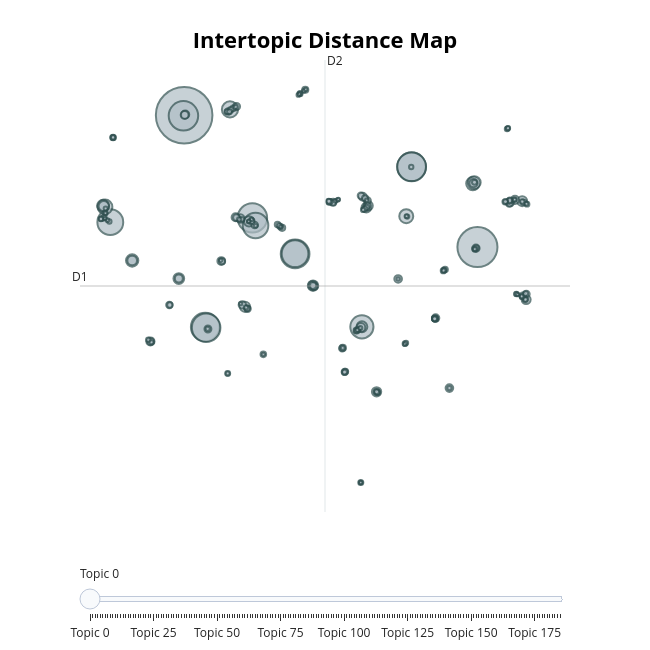

The cell this chart's notebook holds for it:
### Code cell
nlp = spacy.load(spacy_model, exclude=['tagger', 'parser', 'ner', 'attribute_ruler', 'lemmatizer'])

topic_model = BERTopic(embedding_model=nlp)
topics, probs = topic_model.fit_transform(messages)

fig = topic_model.visualize_topics()
fig.show()

### Figure 1 — Plotly figure (JSON) as saved in the notebook; plotly's stock layout.template omitted (floating-point values rounded to 4 significant figures; data arrays with more than 128 entries replaced by an {"elided": "..."} marker saying what was removed)
{"data": [{"customdata": {"elided": "186x3 mixed values"}, "hovertemplate": "<b>Topic %{customdata[0]}</b><br>%{customdata[1]}<br>Size: %{customdata[2]}", "legendgroup": "", "marker": {"color": "#B0BEC5", "line": {"color": "DarkSlateGrey", "width": 2}, "size": {"elided": "186 int values"}, "sizemode": "area", "sizeref": 1.78, "symbol": "circle"}, "mode": "markers", "name": "", "orientation": "v", "showlegend": false, "type": "scatter", "x": {"elided": "186 float values"}, "xaxis": "x", "y": {"elided": "186 float values"}, "yaxis": "y"}], "layout": {"annotations": [{"showarrow": false, "text": "D1", "x": -10.49, "y": 0.01573, "yshift": 10}, {"showarrow": false, "text": "D2", "x": 5.525, "xshift": 10, "y": 20.2}], "height": 650, "hoverlabel": {"bgcolor": "white", "font": {"family": "Rockwell", "size": 16}}, "legend": {"itemsizing": "constant", "tracegroupgap": 0}, "margin": {"t": 60}, "shapes": [{"line": {"color": "#CFD8DC", "width": 2}, "type": "line", "x0": 5.525, "x1": 5.525, "y0": -20.17, "y1": 20.2}, {"line": {"color": "#9E9E9E", "width": 2}, "type": "line", "x0": -10.49, "x1": 21.54, "y0": 0.01573, "y1": 0.01573}], "sliders": [{"active": 0, "pad": {"t": 50}, "steps": [{"args": [{"marker.color": {"elided": "1x186 str values"}}], "label": "Topic 0", "method": "update"}, {"args": [{"marker.color": {"elided": "1x186 str values"}}], "label": "Topic 1", "method": "update"}, {"args": [{"marker.color": {"elided": "1x186 str values"}}], "label": "Topic 2", "method": "update"}, {"args": [{"marker.color": {"elided": "1x186 str values"}}], "label": "Topic 3", "method": "update"}, {"args": [{"marker.color": {"elided": "1x186 str values"}}], "label": "Topic 4", "method": "update"}, {"args": [{"marker.color": {"elided": "1x186 str values"}}], "label": "Topic 5", "method": "update"}, {"args": [{"marker.color": {"elided": "1x186 str values"}}], "label": "Topic 6", "method": "update"}, {"args": [{"marker.color": {"elided": "1x186 str values"}}], "label": "Topic 7", "method": "update"}, {"args": [{"marker.color": {"elided": "1x186 str values"}}], "label": "Topic 8", "method": "update"}, {"args": [{"marker.color": {"elided": "1x186 str values"}}], "label": "Topic 9", "method": "update"}, {"args": [{"marker.color": {"elided": "1x186 str values"}}], "label": "Topic 10", "method": "update"}, {"args": [{"marker.color": {"elided": "1x186 str values"}}], "label": "Topic 11", "method": "update"}, {"args": [{"marker.color": {"elided": "1x186 str values"}}], "label": "Topic 12", "method": "update"}, {"args": [{"marker.color": {"elided": "1x186 str values"}}], "label": "Topic 13", "method": "update"}, {"args": [{"marker.color": {"elided": "1x186 str values"}}], "label": "Topic 14", "method": "update"}, {"args": [{"marker.color": {"elided": "1x186 str values"}}], "label": "Topic 15", "method": "update"}, {"args": [{"marker.color": {"elided": "1x186 str values"}}], "label": "Topic 16", "method": "update"}, {"args": [{"marker.color": {"elided": "1x186 str values"}}], "label": "Topic 17", "method": "update"}, {"args": [{"marker.color": {"elided": "1x186 str values"}}], "label": "Topic 18", "method": "update"}, {"args": [{"marker.color": {"elided": "1x186 str values"}}], "label": "Topic 19", "method": "update"}, {"args": [{"marker.color": {"elided": "1x186 str values"}}], "label": "Topic 20", "method": "update"}, {"args": [{"marker.color": {"elided": "1x186 str values"}}], "label": "Topic 21", "method": "update"}, {"args": [{"marker.color": {"elided": "1x186 str values"}}], "label": "Topic 22", "method": "update"}, {"args": [{"marker.color": {"elided": "1x186 str values"}}], "label": "Topic 23", "method": "update"}, {"args": [{"marker.color": {"elided": "1x186 str values"}}], "label": "Topic 24", "method": "update"}, {"args": [{"marker.color": {"elided": "1x186 str values"}}], "label": "Topic 25", "method": "update"}, {"args": [{"marker.color": {"elided": "1x186 str values"}}], "label": "Topic 26", "method": "update"}, {"args": [{"marker.color": {"elided": "1x186 str values"}}], "label": "Topic 27", "method": "update"}, {"args": [{"marker.color": {"elided": "1x186 str values"}}], "label": "Topic 28", "method": "update"}, {"args": [{"marker.color": {"elided": "1x186 str values"}}], "label": "Topic 29", "method": "update"}, {"args": [{"marker.color": {"elided": "1x186 str values"}}], "label": "Topic 30", "method": "update"}, {"args": [{"marker.color": {"elided": "1x186 str values"}}], "label": "Topic 31", "method": "update"}, {"args": [{"marker.color": {"elided": "1x186 str values"}}], "label": "Topic 32", "method": "update"}, {"args": [{"marker.color": {"elided": "1x186 str values"}}], "label": "Topic 33", "method": "update"}, {"args": [{"marker.color": {"elided": "1x186 str values"}}], "label": "Topic 34", "method": "update"}, {"args": [{"marker.color": {"elided": "1x186 str values"}}], "label": "Topic 35", "method": "update"}, {"args": [{"marker.color": {"elided": "1x186 str values"}}], "label": "Topic 36", "method": "update"}, {"args": [{"marker.color": {"elided": "1x186 str values"}}], "label": "Topic 37", "method": "update"}, {"args": [{"marker.color": {"elided": "1x186 str values"}}], "label": "Topic 38", "method": "update"}, {"args": [{"marker.color": {"elided": "1x186 str values"}}], "label": "Topic 39", "method": "update"}, {"args": [{"marker.color": {"elided": "1x186 str values"}}], "label": "Topic 40", "method": "update"}, {"args": [{"marker.color": {"elided": "1x186 str values"}}], "label": "Topic 41", "method": "update"}, {"args": [{"marker.color": {"elided": "1x186 str values"}}], "label": "Topic 42", "method": "update"}, {"args": [{"marker.color": {"elided": "1x186 str values"}}], "label": "Topic 43", "method": "update"}, {"args": [{"marker.color": {"elided": "1x186 str values"}}], "label": "Topic 44", "method": "update"}, {"args": [{"marker.color": {"elided": "1x186 str values"}}], "label": "Topic 45", "method": "update"}, {"args": [{"marker.color": {"elided": "1x186 str values"}}], "label": "Topic 46", "method": "update"}, {"args": [{"marker.color": {"elided": "1x186 str values"}}], "label": "Topic 47", "method": "update"}, {"args": [{"marker.color": {"elided": "1x186 str values"}}], "label": "Topic 48", "method": "update"}, {"args": [{"marker.color": {"elided": "1x186 str values"}}], "label": "Topic 49", "method": "update"}, {"args": [{"marker.color": {"elided": "1x186 str values"}}], "label": "Topic 50", "method": "update"}, {"args": [{"marker.color": {"elided": "1x186 str values"}}], "label": "Topic 51", "method": "update"}, {"args": [{"marker.color": {"elided": "1x186 str values"}}], "label": "Topic 52", "method": "update"}, {"args": [{"marker.color": {"elided": "1x186 str values"}}], "label": "Topic 53", "method": "update"}, {"args": [{"marker.color": {"elided": "1x186 str values"}}], "label": "Topic 54", "method": "update"}, {"args": [{"marker.color": {"elided": "1x186 str values"}}], "label": "Topic 55", "method": "update"}, {"args": [{"marker.color": {"elided": "1x186 str values"}}], "label": "Topic 56", "method": "update"}, {"args": [{"marker.color": {"elided": "1x186 str values"}}], "label": "Topic 57", "method": "update"}, {"args": [{"marker.color": {"elided": "1x186 str values"}}], "label": "Topic 58", "method": "update"}, {"args": [{"marker.color": {"elided": "1x186 str values"}}], "label": "Topic 59", "method": "update"}, {"args": [{"marker.color": {"elided": "1x186 str values"}}], "label": "Topic 60", "method": "update"}, {"args": [{"marker.color": {"elided": "1x186 str values"}}], "label": "Topic 61", "method": "update"}, {"args": [{"marker.color": {"elided": "1x186 str values"}}], "label": "Topic 62", "method": "update"}, {"args": [{"marker.color": {"elided": "1x186 str values"}}], "label": "Topic 63", "method": "update"}, {"args": [{"marker.color": {"elided": "1x186 str values"}}], "label": "Topic 64", "method": "update"}, {"args": [{"marker.color": {"elided": "1x186 str values"}}], "label": "Topic 65", "method": "update"}, {"args": [{"marker.color": {"elided": "1x186 str values"}}], "label": "Topic 66", "method": "update"}, {"args": [{"marker.color": {"elided": "1x186 str values"}}], "label": "Topic 67", "method": "update"}, {"args": [{"marker.color": {"elided": "1x186 str values"}}], "label": "Topic 68", "method": "update"}, {"args": [{"marker.color": {"elided": "1x186 str values"}}], "label": "Topic 69", "method": "update"}, {"args": [{"marker.color": {"elided": "1x186 str values"}}], "label": "Topic 70", "method": "update"}, {"args": [{"marker.color": {"elided": "1x186 str values"}}], "label": "Topic 71", "method": "update"}, {"args": [{"marker.color": {"elided": "1x186 str values"}}], "label": "Topic 72", "method": "update"}, {"args": [{"marker.color": {"elided": "1x186 str values"}}], "label": "Topic 73", "method": "update"}, {"args": [{"marker.color": {"elided": "1x186 str values"}}], "label": "Topic 74", "method": "update"}, {"args": [{"marker.color": {"elided": "1x186 str values"}}], "label": "Topic 75", "method": "update"}, {"args": [{"marker.color": {"elided": "1x186 str values"}}], "label": "Topic 76", "method": "update"}, {"args": [{"marker.color": {"elided": "1x186 str values"}}], "label": "Topic 77", "method": "update"}, {"args": [{"marker.color": {"elided": "1x186 str values"}}], "label": "Topic 78", "method": "update"}, {"args": [{"marker.color": {"elided": "1x186 str values"}}], "label": "Topic 79", "method": "update"}, {"args": [{"marker.color": {"elided": "1x186 str values"}}], "label": "Topic 80", "method": "update"}, {"args": [{"marker.color": {"elided": "1x186 str values"}}], "label": "Topic 81", "method": "update"}, {"args": [{"marker.color": {"elided": "1x186 str values"}}], "label": "Topic 82", "method": "update"}, {"args": [{"marker.color": {"elided": "1x186 str values"}}], "label": "Topic 83", "method": "update"}, {"args": [{"marker.color": {"elided": "1x186 str values"}}], "label": "Topic 84", "method": "update"}, {"args": [{"marker.color": {"elided": "1x186 str values"}}], "label": "Topic 85", "method": "update"}, {"args": [{"marker.color": {"elided": "1x186 str values"}}], "label": "Topic 86", "method": "update"}, {"args": [{"marker.color": {"elided": "1x186 str values"}}], "label": "Topic 87", "method": "update"}, {"args": [{"marker.color": {"elided": "1x186 str values"}}], "label": "Topic 88", "method": "update"}, {"args": [{"marker.color": {"elided": "1x186 str values"}}], "label": "Topic 89", "method": "update"}, {"args": [{"marker.color": {"elided": "1x186 str values"}}], "label": "Topic 90", "method": "update"}, {"args": [{"marker.color": {"elided": "1x186 str values"}}], "label": "Topic 91", "method": "update"}, {"args": [{"marker.color": {"elided": "1x186 str values"}}], "label": "Topic 92", "method": "update"}, {"args": [{"marker.color": {"elided": "1x186 str values"}}], "label": "Topic 93", "method": "update"}, {"args": [{"marker.color": {"elided": "1x186 str values"}}], "label": "Topic 94", "method": "update"}, {"args": [{"marker.color": {"elided": "1x186 str values"}}], "label": "Topic 95", "method": "update"}, {"args": [{"marker.color": {"elided": "1x186 str values"}}], "label": "Topic 96", "method": "update"}, {"args": [{"marker.color": {"elided": "1x186 str values"}}], "label": "Topic 97", "method": "update"}, {"args": [{"marker.color": {"elided": "1x186 str values"}}], "label": "Topic 98", "method": "update"}, {"args": [{"marker.color": {"elided": "1x186 str values"}}], "label": "Topic 99", "method": "update"}, {"args": [{"marker.color": {"elided": "1x186 str values"}}], "label": "Topic 100", "method": "update"}, {"args": [{"marker.color": {"elided": "1x186 str values"}}], "label": "Topic 101", "method": "update"}, {"args": [{"marker.color": {"elided": "1x186 str values"}}], "label": "Topic 102", "method": "update"}, {"args": [{"marker.color": {"elided": "1x186 str values"}}], "label": "Topic 103", "method": "update"}, {"args": [{"marker.color": {"elided": "1x186 str values"}}], "label": "Topic 104", "method": "update"}, {"args": [{"marker.color": {"elided": "1x186 str values"}}], "label": "Topic 105", "method": "update"}, {"args": [{"marker.color": {"elided": "1x186 str values"}}], "label": "Topic 106", "method": "update"}, {"args": [{"marker.color": {"elided": "1x186 str values"}}], "label": "Topic 107", "method": "update"}, {"args": [{"marker.color": {"elided": "1x186 str values"}}], "label": "Topic 108", "method": "update"}, {"args": [{"marker.color": {"elided": "1x186 str values"}}], "label": "Topic 109", "method": "update"}, {"args": [{"marker.color": {"elided": "1x186 str values"}}], "label": "Topic 110", "method": "update"}, {"args": [{"marker.color": {"elided": "1x186 str values"}}], "label": "Topic 111", "method": "update"}, {"args": [{"marker.color": {"elided": "1x186 str values"}}], "label": "Topic 112", "method": "update"}, {"args": [{"marker.color": {"elided": "1x186 str values"}}], "label": "Topic 113", "method": "update"}, {"args": [{"marker.color": {"elided": "1x186 str values"}}], "label": "Topic 114", "method": "update"}, {"args": [{"marker.color": {"elided": "1x186 str values"}}], "label": "Topic 115", "method": "update"}, {"args": [{"marker.color": {"elided": "1x186 str values"}}], "label": "Topic 116", "method": "update"}, {"args": [{"marker.color": {"elided": "1x186 str values"}}], "label": "Topic 117", "method": "update"}, {"args": [{"marker.color": {"elided": "1x186 str values"}}], "label": "Topic 118", "method": "update"}, {"args": [{"marker.color": {"elided": "1x186 str values"}}], "label": "Topic 119", "method": "update"}, {"args": [{"marker.color": {"elided": "1x186 str values"}}], "label": "Topic 120", "method": "update"}, {"args": [{"marker.color": {"elided": "1x186 str values"}}], "label": "Topic 121", "method": "update"}, {"args": [{"marker.color": {"elided": "1x186 str values"}}], "label": "Topic 122", "method": "update"}, {"args": [{"marker.color": {"elided": "1x186 str values"}}], "label": "Topic 123", "method": "update"}, {"args": [{"marker.color": {"elided": "1x186 str values"}}], "label": "Topic 124", "method": "update"}, {"args": [{"marker.color": {"elided": "1x186 str values"}}], "label": "Topic 125", "method": "update"}, {"args": [{"marker.color": {"elided": "1x186 str values"}}], "label": "Topic 126", "method": "update"}, {"args": [{"marker.color": {"elided": "1x186 str values"}}], "label": "Topic 127", "method": "update"}, {"args": [{"marker.color": {"elided": "1x186 str values"}}], "label": "Topic 128", "method": "update"}, {"args": [{"marker.color": {"elided": "1x186 str values"}}], "label": "Topic 129", "method": "update"}, {"args": [{"marker.color": {"elided": "1x186 str values"}}], "label": "Topic 130", "method": "update"}, {"args": [{"marker.color": {"elided": "1x186 str values"}}], "label": "Topic 131", "method": "update"}, {"args": [{"marker.color": {"elided": "1x186 str values"}}], "label": "Topic 132", "method": "update"}, {"args": [{"marker.color": {"elided": "1x186 str values"}}], "label": "Topic 133", "method": "update"}, {"args": [{"marker.color": {"elided": "1x186 str values"}}], "label": "Topic 134", "method": "update"}, {"args": [{"marker.color": {"elided": "1x186 str values"}}], "label": "Topic 135", "method": "update"}, {"args": [{"marker.color": {"elided": "1x186 str values"}}], "label": "Topic 136", "method": "update"}, {"args": [{"marker.color": {"elided": "1x186 str values"}}], "label": "Topic 137", "method": "update"}, {"args": [{"marker.color": {"elided": "1x186 str values"}}], "label": "Topic 138", "method": "update"}, {"args": [{"marker.color": {"elided": "1x186 str values"}}], "label": "Topic 139", "method": "update"}, {"args": [{"marker.color": {"elided": "1x186 str values"}}], "label": "Topic 140", "method": "update"}, {"args": [{"marker.color": {"elided": "1x186 str values"}}], "label": "Topic 141", "method": "update"}, {"args": [{"marker.color": {"elided": "1x186 str values"}}], "label": "Topic 142", "method": "update"}, {"args": [{"marker.color": {"elided": "1x186 str values"}}], "label": "Topic 143", "method": "update"}, {"args": [{"marker.color": {"elided": "1x186 str values"}}], "label": "Topic 144", "method": "update"}, {"args": [{"marker.color": {"elided": "1x186 str values"}}], "label": "Topic 145", "method": "update"}, {"args": [{"marker.color": {"elided": "1x186 str values"}}], "label": "Topic 146", "method": "update"}, {"args": [{"marker.color": {"elided": "1x186 str values"}}], "label": "Topic 147", "method": "update"}, {"args": [{"marker.color": {"elided": "1x186 str values"}}], "label": "Topic 148", "method": "update"}, {"args": [{"marker.color": {"elided": "1x186 str values"}}], "label": "Topic 149", "method": "update"}, {"args": [{"marker.color": {"elided": "1x186 str values"}}], "label": "Topic 150", "method": "update"}, {"args": [{"marker.color": {"elided": "1x186 str values"}}], "label": "Topic 151", "method": "update"}, {"args": [{"marker.color": {"elided": "1x186 str values"}}], "label": "Topic 152", "method": "update"}, {"args": [{"marker.color": {"elided": "1x186 str values"}}], "label": "Topic 153", "method": "update"}, {"args": [{"marker.color": {"elided": "1x186 str values"}}], "label": "Topic 154", "method": "update"}, {"args": [{"marker.color": {"elided": "1x186 str values"}}], "label": "Topic 155", "method": "update"}, {"args": [{"marker.color": {"elided": "1x186 str values"}}], "label": "Topic 156", "method": "update"}, {"args": [{"marker.color": {"elided": "1x186 str values"}}], "label": "Topic 157", "method": "update"}, {"args": [{"marker.color": {"elided": "1x186 str values"}}], "label": "Topic 158", "method": "update"}, {"args": [{"marker.color": {"elided": "1x186 str values"}}], "label": "Topic 159", "method": "update"}, {"args": [{"marker.color": {"elided": "1x186 str values"}}], "label": "Topic 160", "method": "update"}, {"args": [{"marker.color": {"elided": "1x186 str values"}}], "label": "Topic 161", "method": "update"}, {"args": [{"marker.color": {"elided": "1x186 str values"}}], "label": "Topic 162", "method": "update"}, {"args": [{"marker.color": {"elided": "1x186 str values"}}], "label": "Topic 163", "method": "update"}, {"args": [{"marker.color": {"elided": "1x186 str values"}}], "label": "Topic 164", "method": "update"}, {"args": [{"marker.color": {"elided": "1x186 str values"}}], "label": "Topic 165", "method": "update"}, {"args": [{"marker.color": {"elided": "1x186 str values"}}], "label": "Topic 166", "method": "update"}, {"args": [{"marker.color": {"elided": "1x186 str values"}}], "label": "Topic 167", "method": "update"}, {"args": [{"marker.color": {"elided": "1x186 str values"}}], "label": "Topic 168", "method": "update"}, {"args": [{"marker.color": {"elided": "1x186 str values"}}], "label": "Topic 169", "method": "update"}, {"args": [{"marker.color": {"elided": "1x186 str values"}}], "label": "Topic 170", "method": "update"}, {"args": [{"marker.color": {"elided": "1x186 str values"}}], "label": "Topic 171", "method": "update"}, {"args": [{"marker.color": {"elided": "1x186 str values"}}], "label": "Topic 172", "method": "update"}, {"args": [{"marker.color": {"elided": "1x186 str values"}}], "label": "Topic 173", "method": "update"}, {"args": [{"marker.color": {"elided": "1x186 str values"}}], "label": "Topic 174", "method": "update"}, {"args": [{"marker.color": {"elided": "1x186 str values"}}], "label": "Topic 175", "method": "update"}, {"args": [{"marker.color": {"elided": "1x186 str values"}}], "label": "Topic 176", "method": "update"}, {"args": [{"marker.color": {"elided": "1x186 str values"}}], "label": "Topic 177", "method": "update"}, {"args": [{"marker.color": {"elided": "1x186 str values"}}], "label": "Topic 178", "method": "update"}, {"args": [{"marker.color": {"elided": "1x186 str values"}}], "label": "Topic 179", "method": "update"}, {"args": [{"marker.color": {"elided": "1x186 str values"}}], "label": "Topic 180", "method": "update"}, {"args": [{"marker.color": {"elided": "1x186 str values"}}], "label": "Topic 181", "method": "update"}, {"args": [{"marker.color": {"elided": "1x186 str values"}}], "label": "Topic 182", "method": "update"}, {"args": [{"marker.color": {"elided": "1x186 str values"}}], "label": "Topic 183", "method": "update"}, {"args": [{"marker.color": {"elided": "1x186 str values"}}], "label": "Topic 184", "method": "update"}, {"args": [{"marker.color": {"elided": "1x186 str values"}}], "label": "Topic 185", "method": "update"}]}], "title": {"font": {"color": "Black", "size": 22}, "text": "<b>Intertopic Distance Map</b>", "x": 0.5, "xanchor": "center", "y": 0.95, "yanchor": "top"}, "width": 650, "xaxis": {"anchor": "y", "domain": [0, 1], "range": [-10.49, 21.54], "title": {"text": ""}, "visible": false}, "yaxis": {"anchor": "x", "domain": [0, 1], "range": [-20.17, 20.2], "title": {"text": ""}, "visible": false}}}
